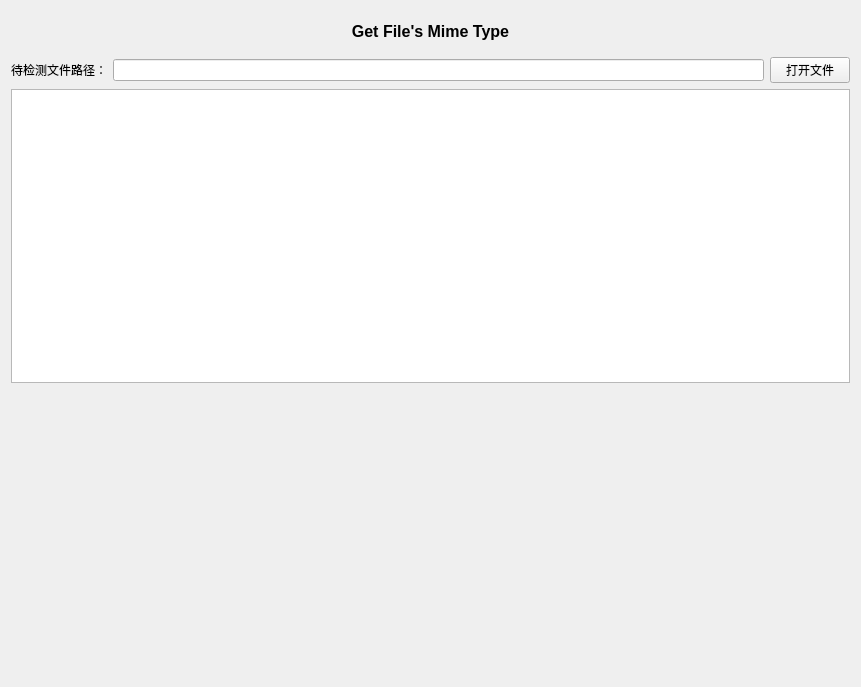
<?xml version="1.0" encoding="UTF-8"?>
<ui version="4.0">
 <class>MiscellaneousQMimeType</class>
 <widget class="QWidget" name="MiscellaneousQMimeType">
  <property name="geometry">
   <rect>
    <x>0</x>
    <y>0</y>
    <width>861</width>
    <height>687</height>
   </rect>
  </property>
  <property name="windowTitle">
   <string>MiscellaneousQMimeType</string>
  </property>
  <layout class="QVBoxLayout" name="verticalLayout">
   <item>
    <layout class="QHBoxLayout" name="horizontalLayout_2">
     <item>
      <widget class="QLabel" name="lbTitle">
       <property name="minimumSize">
        <size>
         <width>0</width>
         <height>40</height>
        </size>
       </property>
       <property name="font">
        <font>
         <pointsize>12</pointsize>
         <weight>75</weight>
         <bold>true</bold>
        </font>
       </property>
       <property name="text">
        <string>Get File's Mime Type</string>
       </property>
       <property name="alignment">
        <set>Qt::AlignCenter</set>
       </property>
      </widget>
     </item>
    </layout>
   </item>
   <item>
    <layout class="QHBoxLayout" name="horizontalLayout_3">
     <property name="spacing">
      <number>6</number>
     </property>
     <property name="leftMargin">
      <number>0</number>
     </property>
     <item>
      <widget class="QLabel" name="lbFilePath">
       <property name="text">
        <string>待检测文件路径：</string>
       </property>
      </widget>
     </item>
     <item>
      <widget class="QLineEdit" name="leFilePath"/>
     </item>
     <item>
      <widget class="QPushButton" name="btnFileOpen">
       <property name="text">
        <string>打开文件</string>
       </property>
      </widget>
     </item>
    </layout>
   </item>
   <item>
    <widget class="QPlainTextEdit" name="teTextOutput"/>
   </item>
   <item>
    <spacer name="verticalSpacer">
     <property name="orientation">
      <enum>Qt::Vertical</enum>
     </property>
     <property name="sizeHint" stdset="0">
      <size>
       <width>20</width>
       <height>40</height>
      </size>
     </property>
    </spacer>
   </item>
  </layout>
 </widget>
 <layoutdefault spacing="6" margin="11"/>
 <resources/>
 <connections/>
</ui>
